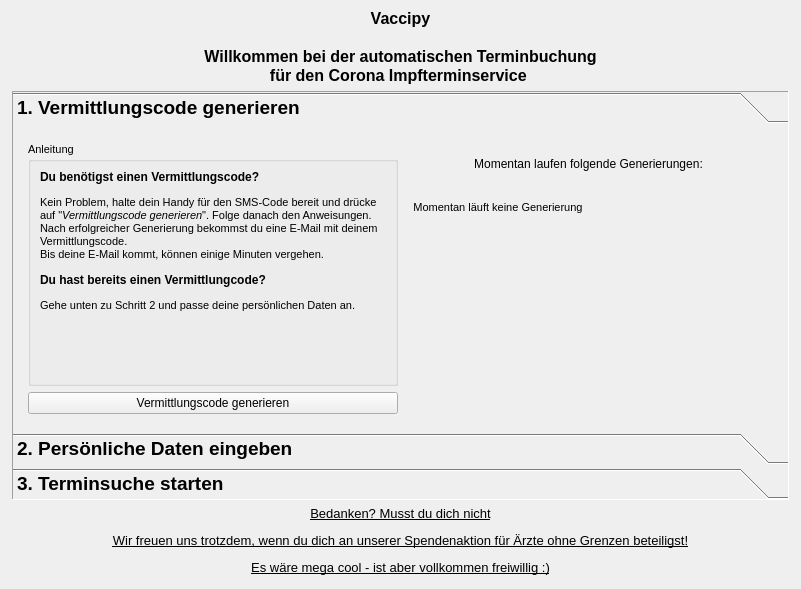
<?xml version="1.0" encoding="UTF-8"?>
<ui version="4.0">
 <class>MainWindow</class>
 <widget class="QMainWindow" name="MainWindow">
  <property name="geometry">
   <rect>
    <x>0</x>
    <y>0</y>
    <width>801</width>
    <height>589</height>
   </rect>
  </property>
  <property name="windowTitle">
   <string>vaccipy</string>
  </property>
  <widget class="QWidget" name="centralwidget">
   <layout class="QGridLayout">
    <item row="0" column="0">
     <layout class="QVBoxLayout" name="verticalLayout" stretch="1,6,1">
      <property name="leftMargin">
       <number>3</number>
      </property>
      <property name="rightMargin">
       <number>3</number>
      </property>
      <property name="bottomMargin">
       <number>5</number>
      </property>
      <item>
       <widget class="QLabel" name="header_label">
        <property name="font">
         <font>
          <pointsize>12</pointsize>
          <weight>75</weight>
          <bold>true</bold>
         </font>
        </property>
        <property name="focusPolicy">
         <enum>Qt::StrongFocus</enum>
        </property>
        <property name="locale">
         <locale language="German" country="Germany"/>
        </property>
        <property name="text">
         <string>Vaccipy

Willkommen bei der automatischen Terminbuchung
für den Corona Impfterminservice </string>
        </property>
        <property name="alignment">
         <set>Qt::AlignCenter</set>
        </property>
       </widget>
      </item>
      <item>
       <widget class="QToolBox" name="toolBox">
        <property name="font">
         <font>
          <pointsize>14</pointsize>
          <weight>75</weight>
          <bold>true</bold>
          <strikeout>false</strikeout>
         </font>
        </property>
        <property name="cursor">
         <cursorShape>PointingHandCursor</cursorShape>
        </property>
        <property name="focusPolicy">
         <enum>Qt::TabFocus</enum>
        </property>
        <property name="locale">
         <locale language="German" country="Germany"/>
        </property>
        <property name="frameShape">
         <enum>QFrame::Panel</enum>
        </property>
        <property name="frameShadow">
         <enum>QFrame::Sunken</enum>
        </property>
        <property name="tabSpacing">
         <number>4</number>
        </property>
        <widget class="QWidget" name="toolBoxPage_codegen">
         <property name="geometry">
          <rect>
           <x>0</x>
           <y>0</y>
           <width>775</width>
           <height>298</height>
          </rect>
         </property>
         <property name="font">
          <font>
           <pointsize>8</pointsize>
           <weight>50</weight>
           <bold>false</bold>
          </font>
         </property>
         <property name="cursor">
          <cursorShape>ArrowCursor</cursorShape>
         </property>
         <property name="focusPolicy">
          <enum>Qt::NoFocus</enum>
         </property>
         <attribute name="label">
          <string>1. Vermittlungscode generieren</string>
         </attribute>
         <attribute name="toolTip">
          <string>Generiere Vermittlungscodes</string>
         </attribute>
         <layout class="QHBoxLayout" name="horizontalLayout_6">
          <item>
           <layout class="QHBoxLayout" name="codegen_tab_layout" stretch="1,1">
            <property name="spacing">
             <number>6</number>
            </property>
            <property name="sizeConstraint">
             <enum>QLayout::SetDefaultConstraint</enum>
            </property>
            <property name="leftMargin">
             <number>6</number>
            </property>
            <property name="topMargin">
             <number>6</number>
            </property>
            <property name="rightMargin">
             <number>6</number>
            </property>
            <property name="bottomMargin">
             <number>6</number>
            </property>
            <item>
             <layout class="QGridLayout" name="codegen_links_layout">
              <item row="1" column="0">
               <widget class="QPushButton" name="b_code_generieren">
                <property name="font">
                 <font>
                  <pointsize>9</pointsize>
                  <weight>50</weight>
                  <bold>false</bold>
                 </font>
                </property>
                <property name="cursor">
                 <cursorShape>PointingHandCursor</cursorShape>
                </property>
                <property name="text">
                 <string>Vermittlungscode generieren</string>
                </property>
               </widget>
              </item>
              <item row="0" column="0">
               <widget class="QGroupBox" name="groupBox">
                <property name="title">
                 <string>Anleitung</string>
                </property>
                <property name="flat">
                 <bool>false</bool>
                </property>
                <property name="checkable">
                 <bool>false</bool>
                </property>
                <layout class="QVBoxLayout" name="_2">
                 <property name="bottomMargin">
                  <number>2</number>
                 </property>
                 <item>
                  <widget class="QLabel" name="label_4">
                   <property name="text">
                    <string>&lt;html&gt;&lt;head/&gt;&lt;body&gt;&lt;p&gt;&lt;span style=&quot; font-size:9pt; font-weight:600;&quot;&gt;Du benötigst einen Vermittlungscode?&lt;/span&gt;&lt;/p&gt;&lt;p&gt;Kein Problem, halte dein Handy für den SMS-Code bereit und drücke auf &amp;quot;&lt;span style=&quot; font-style:italic;&quot;&gt;Vermittlungscode generieren&lt;/span&gt;&amp;quot;. Folge danach den Anweisungen. Nach erfolgreicher Generierung bekommst du eine E-Mail mit deinem Vermittlungscode.&lt;br/&gt;Bis deine E-Mail kommt, können einige Minuten vergehen.&lt;/p&gt;&lt;p&gt;&lt;span style=&quot; font-size:9pt; font-weight:600;&quot;&gt;Du hast bereits einen Vermittlungcode?&lt;/span&gt;&lt;/p&gt;&lt;p&gt;Gehe unten zu Schritt 2 und passe deine persönlichen Daten an.&lt;/p&gt;&lt;/body&gt;&lt;/html&gt;</string>
                   </property>
                   <property name="alignment">
                    <set>Qt::AlignLeading|Qt::AlignLeft|Qt::AlignTop</set>
                   </property>
                   <property name="wordWrap">
                    <bool>true</bool>
                   </property>
                  </widget>
                 </item>
                </layout>
               </widget>
              </item>
             </layout>
            </item>
            <item>
             <layout class="QVBoxLayout" name="codegen_rechts_layout" stretch="1,5">
              <item>
               <widget class="QLabel" name="label_3">
                <property name="font">
                 <font>
                  <pointsize>9</pointsize>
                 </font>
                </property>
                <property name="text">
                 <string>Momentan laufen folgende Generierungen:</string>
                </property>
                <property name="alignment">
                 <set>Qt::AlignCenter</set>
                </property>
               </widget>
              </item>
              <item>
               <widget class="QScrollArea" name="codeGenProzesse_scrollArea">
                <property name="frameShape">
                 <enum>QFrame::NoFrame</enum>
                </property>
                <property name="lineWidth">
                 <number>0</number>
                </property>
                <property name="widgetResizable">
                 <bool>true</bool>
                </property>
                <widget class="QWidget" name="codeGenProzesse_scrollAreaContents">
                 <property name="geometry">
                  <rect>
                   <x>0</x>
                   <y>0</y>
                   <width>367</width>
                   <height>217</height>
                  </rect>
                 </property>
                 <layout class="QFormLayout" name="codeGenProzesse_layout">
                  <item row="0" column="0">
                   <widget class="QLabel" name="keine_codeGen_label">
                    <property name="text">
                     <string>Momentan läuft keine Generierung</string>
                    </property>
                    <property name="alignment">
                     <set>Qt::AlignCenter</set>
                    </property>
                   </widget>
                  </item>
                 </layout>
                </widget>
               </widget>
              </item>
             </layout>
            </item>
           </layout>
          </item>
         </layout>
        </widget>
        <widget class="QWidget" name="toolBoxPage_kontakt">
         <property name="geometry">
          <rect>
           <x>0</x>
           <y>0</y>
           <width>775</width>
           <height>283</height>
          </rect>
         </property>
         <property name="font">
          <font>
           <pointsize>8</pointsize>
           <weight>50</weight>
           <bold>false</bold>
          </font>
         </property>
         <property name="cursor">
          <cursorShape>ArrowCursor</cursorShape>
         </property>
         <attribute name="label">
          <string>2. Persönliche Daten eingeben</string>
         </attribute>
         <attribute name="toolTip">
          <string>Bearbeite deine persönlichen Daten</string>
         </attribute>
         <layout class="QHBoxLayout" name="horizontalLayout" stretch="1">
          <item>
           <layout class="QHBoxLayout" name="horizontalLayout_7" stretch="2,3">
            <item>
             <widget class="QGroupBox" name="groupBox_3">
              <property name="title">
               <string>Anleitung</string>
              </property>
              <layout class="QGridLayout" name="gridLayout_6">
               <property name="bottomMargin">
                <number>2</number>
               </property>
               <item row="0" column="0">
                <widget class="QLabel" name="label">
                 <property name="text">
                  <string>&lt;!DOCTYPE HTML PUBLIC &quot;-//W3C//DTD HTML 4.0//EN&quot; &quot;http://www.w3.org/TR/REC-html40/strict.dtd&quot;&gt;
&lt;html&gt;&lt;head&gt;&lt;meta name=&quot;qrichtext&quot; content=&quot;1&quot; /&gt;&lt;style type=&quot;text/css&quot;&gt;
p, li { white-space: pre-wrap; }
&lt;/style&gt;&lt;/head&gt;&lt;body style=&quot; font-family:'MS Shell Dlg 2'; font-size:8pt; font-weight:400; font-style:normal;&quot;&gt;
&lt;p style=&quot; margin-top:12px; margin-bottom:12px; margin-left:0px; margin-right:0px; -qt-block-indent:0; text-indent:0px;&quot;&gt;&lt;span style=&quot; font-size:9pt; font-weight:600;&quot;&gt;Du hast bereits einen Vermittlungscode?&lt;/span&gt;&lt;/p&gt;
&lt;p style=&quot; margin-top:12px; margin-bottom:12px; margin-left:0px; margin-right:0px; -qt-block-indent:0; text-indent:0px;&quot;&gt;Super, dann klicke auf den Knopf &amp;quot;&lt;span style=&quot; font-style:italic;&quot;&gt;Persönlche Daten bearbeiten&amp;quot;  &lt;/span&gt;und passe deine Daten an. Erst nachdem du deine Adresse und Co. angegeben hast, kannst du mit der Terminsuche loslegen.&lt;br /&gt;Rechts kannst du auch das Abfrageintervall anpassen&lt;br /&gt;&lt;br /&gt;&lt;span style=&quot; font-size:9pt; font-weight:600;&quot;&gt;Du hast keinen Vermittlungscode?&lt;/span&gt;&lt;/p&gt;
&lt;p style=&quot; margin-top:12px; margin-bottom:12px; margin-left:0px; margin-right:0px; -qt-block-indent:0; text-indent:0px;&quot;&gt;Dann gehe zurück zu Schritt 1 und erstelle einen.&lt;br /&gt;&lt;br /&gt;&lt;span style=&quot; font-size:9pt; font-weight:600;&quot;&gt;Du hast deine Daten angepasst?&lt;br /&gt;&lt;br /&gt;&lt;/span&gt;Dann kannst du in Schritt 3 die Terminsuche starten.&lt;/p&gt;
&lt;p style=&quot;-qt-paragraph-type:empty; margin-top:12px; margin-bottom:12px; margin-left:0px; margin-right:0px; -qt-block-indent:0; text-indent:0px;&quot;&gt;&lt;br /&gt;&lt;/p&gt;&lt;/body&gt;&lt;/html&gt;</string>
                 </property>
                 <property name="alignment">
                  <set>Qt::AlignLeading|Qt::AlignLeft|Qt::AlignTop</set>
                 </property>
                 <property name="wordWrap">
                  <bool>true</bool>
                 </property>
                </widget>
               </item>
              </layout>
             </widget>
            </item>
            <item>
             <layout class="QVBoxLayout" name="verticalLayout_6">
              <item>
               <widget class="QGroupBox" name="groupBox_7">
                <property name="title">
                 <string>Abfrageintervall</string>
                </property>
                <layout class="QFormLayout" name="formLayout_2">
                 <item row="0" column="0">
                  <widget class="QLabel" name="interval_label">
                   <property name="text">
                    <string>Abfrageintervall in Sekunden:</string>
                   </property>
                  </widget>
                 </item>
                 <item row="0" column="1">
                  <widget class="QSpinBox" name="i_interval">
                   <property name="minimumSize">
                    <size>
                     <width>20</width>
                     <height>0</height>
                    </size>
                   </property>
                   <property name="maximumSize">
                    <size>
                     <width>100</width>
                     <height>16777215</height>
                    </size>
                   </property>
                   <property name="toolTip">
                    <string>&lt;html&gt;&lt;head/&gt;&lt;body&gt;&lt;p&gt;In welchem Abstand soll nach einem Termin gesucht werden?&lt;br/&gt;Der Abstand muss zwischen 30 und 300 Sekunden liegen.&lt;/p&gt;&lt;/body&gt;&lt;/html&gt;</string>
                   </property>
                   <property name="minimum">
                    <number>30</number>
                   </property>
                   <property name="maximum">
                    <number>300</number>
                   </property>
                  </widget>
                 </item>
                </layout>
               </widget>
              </item>
              <item>
               <widget class="QGroupBox" name="groupBox_8">
                <property name="title">
                 <string>Persönliche Daten</string>
                </property>
                <layout class="QVBoxLayout" name="verticalLayout_7">
                 <item>
                  <widget class="QLabel" name="kontaktdaten_label">
                   <property name="text">
                    <string>Momentan ist folgender Datenstz geladen:</string>
                   </property>
                  </widget>
                 </item>
                 <item>
                  <widget class="QLineEdit" name="i_kontaktdaten_pfad">
                   <property name="toolTip">
                    <string>Momentan arbeitest du mit diesen Kontaktdaten.</string>
                   </property>
                   <property name="text">
                    <string/>
                   </property>
                   <property name="readOnly">
                    <bool>true</bool>
                   </property>
                  </widget>
                 </item>
                 <item>
                  <widget class="QPushButton" name="b_neue_kontaktdaten">
                   <property name="font">
                    <font>
                     <pointsize>9</pointsize>
                    </font>
                   </property>
                   <property name="cursor">
                    <cursorShape>PointingHandCursor</cursorShape>
                   </property>
                   <property name="text">
                    <string>Persönliche Daten bearbeiten</string>
                   </property>
                  </widget>
                 </item>
                </layout>
               </widget>
              </item>
             </layout>
            </item>
           </layout>
          </item>
         </layout>
        </widget>
        <widget class="QWidget" name="toolBoxPage_terminsuche">
         <property name="geometry">
          <rect>
           <x>0</x>
           <y>0</y>
           <width>758</width>
           <height>277</height>
          </rect>
         </property>
         <property name="font">
          <font>
           <pointsize>8</pointsize>
           <weight>50</weight>
           <bold>false</bold>
          </font>
         </property>
         <property name="cursor">
          <cursorShape>ArrowCursor</cursorShape>
         </property>
         <attribute name="label">
          <string>3. Terminsuche starten</string>
         </attribute>
         <attribute name="toolTip">
          <string>Starte die Terminsuche</string>
         </attribute>
         <layout class="QGridLayout" name="gridLayout_7">
          <item row="0" column="0">
           <layout class="QHBoxLayout" name="tab_layout" stretch="1,1">
            <property name="spacing">
             <number>6</number>
            </property>
            <property name="sizeConstraint">
             <enum>QLayout::SetDefaultConstraint</enum>
            </property>
            <property name="leftMargin">
             <number>6</number>
            </property>
            <property name="topMargin">
             <number>6</number>
            </property>
            <property name="rightMargin">
             <number>6</number>
            </property>
            <property name="bottomMargin">
             <number>6</number>
            </property>
            <item>
             <layout class="QGridLayout" name="ts_links_layout">
              <item row="1" column="0">
               <widget class="QPushButton" name="b_termin_suchen">
                <property name="font">
                 <font>
                  <pointsize>9</pointsize>
                 </font>
                </property>
                <property name="cursor">
                 <cursorShape>PointingHandCursor</cursorShape>
                </property>
                <property name="text">
                 <string>Termin suchen</string>
                </property>
               </widget>
              </item>
              <item row="0" column="0">
               <widget class="QGroupBox" name="anleitng_ts_groupBox">
                <property name="title">
                 <string>Anleitng</string>
                </property>
                <layout class="QGridLayout" name="gridLayout_5">
                 <item row="0" column="0">
                  <widget class="QLabel" name="anleitung_ts_lable">
                   <property name="cursor">
                    <cursorShape>ArrowCursor</cursorShape>
                   </property>
                   <property name="text">
                    <string>&lt;html&gt;&lt;head/&gt;&lt;body&gt;&lt;p&gt;&lt;span style=&quot; font-size:9pt; font-weight:600;&quot;&gt;Du hast deine persönlichen Daten angepasst?&lt;/span&gt;&lt;span style=&quot; font-weight:600;&quot;&gt;&lt;br/&gt;&lt;/span&gt;&lt;br/&gt;Perfekt, dann steht der Suche nichts mehr im Weg. Klicke einfach auf den Knopf &amp;quot;&lt;span style=&quot; font-style:italic;&quot;&gt;Termin suchen&lt;/span&gt;&amp;quot; und warte, bis Vaccipy einen Termin für dich gefunden hat.&lt;/p&gt;&lt;p&gt;&lt;span style=&quot; font-size:9pt; font-weight:600;&quot;&gt;Du hast deine persönlichen Daten nicht angepasst?&lt;/span&gt;&lt;span style=&quot; font-weight:600;&quot;&gt;&lt;br/&gt;&lt;br/&gt;&lt;/span&gt;Gehe zurück zu Schritt 2 und passe deine Daten an.&lt;/p&gt;&lt;p&gt;&lt;span style=&quot; font-size:9pt; font-weight:600;&quot;&gt;Dir gefällt Vaccipy?&lt;/span&gt;&lt;span style=&quot; font-weight:600;&quot;&gt;&lt;br/&gt;&lt;br/&gt;&lt;/span&gt;Wir freuen uns, wenn du dich an unserer Kampagne für Ärzte ohne Grenzen beteiligst. Den Link findest du &lt;a href=&quot;https://www.aerzte-ohne-grenzen.de/spenden-sammeln?cfd=pjs3m&quot;&gt;&lt;span style=&quot; text-decoration: underline; color:#0000ff;&quot;&gt;hier&lt;/span&gt;&lt;/a&gt; oder unten :)&lt;/p&gt;&lt;/body&gt;&lt;/html&gt;</string>
                   </property>
                   <property name="alignment">
                    <set>Qt::AlignLeading|Qt::AlignLeft|Qt::AlignTop</set>
                   </property>
                   <property name="wordWrap">
                    <bool>true</bool>
                   </property>
                   <property name="openExternalLinks">
                    <bool>true</bool>
                   </property>
                   <property name="textInteractionFlags">
                    <set>Qt::TextBrowserInteraction</set>
                   </property>
                  </widget>
                 </item>
                </layout>
               </widget>
              </item>
             </layout>
            </item>
            <item>
             <layout class="QVBoxLayout" name="ts_rechts_layout" stretch="1,5">
              <property name="spacing">
               <number>0</number>
              </property>
              <item>
               <widget class="QLabel" name="label_7">
                <property name="font">
                 <font>
                  <pointsize>9</pointsize>
                 </font>
                </property>
                <property name="text">
                 <string>Momentan laufen folgende Suchen:</string>
                </property>
                <property name="alignment">
                 <set>Qt::AlignCenter</set>
                </property>
               </widget>
              </item>
              <item>
               <widget class="QScrollArea" name="sucheProzesse_scrollArea">
                <property name="frameShape">
                 <enum>QFrame::NoFrame</enum>
                </property>
                <property name="widgetResizable">
                 <bool>true</bool>
                </property>
                <widget class="QWidget" name="sucheProzesse_scrollArea_Contents">
                 <property name="geometry">
                  <rect>
                   <x>0</x>
                   <y>0</y>
                   <width>359</width>
                   <height>204</height>
                  </rect>
                 </property>
                 <layout class="QFormLayout" name="sucheProzesse_layout">
                  <item row="0" column="0">
                   <widget class="QLabel" name="suchProzesse_label">
                    <property name="text">
                     <string>[Vorname], [Vermittlungscode]</string>
                    </property>
                   </widget>
                  </item>
                  <item row="0" column="1">
                   <widget class="QLabel" name="keine_suchProzesse_label">
                    <property name="text">
                     <string>Momentan läuft keine Suche.</string>
                    </property>
                   </widget>
                  </item>
                 </layout>
                </widget>
               </widget>
              </item>
             </layout>
            </item>
           </layout>
          </item>
         </layout>
        </widget>
       </widget>
      </item>
      <item>
       <widget class="QLabel" name="spenden_label">
        <property name="font">
         <font>
          <pointsize>10</pointsize>
         </font>
        </property>
        <property name="text">
         <string>&lt;html&gt;&lt;head/&gt;&lt;body&gt;&lt;p&gt;&lt;a href=&quot;https://www.aerzte-ohne-grenzen.de/spenden-sammeln?cfd=pjs3m&quot;&gt;&lt;span style=&quot; text-decoration: underline; color:#000000;&quot;&gt;Bedanken? Musst du dich nicht&lt;/span&gt;&lt;/a&gt;&lt;/p&gt;&lt;p&gt;&lt;a href=&quot;https://www.aerzte-ohne-grenzen.de/spenden-sammeln?cfd=pjs3m&quot;&gt;&lt;span style=&quot; text-decoration: underline; color:#000000;&quot;&gt;Wir freuen uns trotzdem, wenn du dich an unserer Spendenaktion für Ärzte ohne Grenzen beteiligst!&lt;/span&gt;&lt;/a&gt;&lt;/p&gt;&lt;p&gt;&lt;a href=&quot;https://www.aerzte-ohne-grenzen.de/spenden-sammeln?cfd=pjs3m&quot;&gt;&lt;span style=&quot; text-decoration: underline; color:#000000;&quot;&gt;Es wäre mega cool - ist aber vollkommen freiwillig :)&lt;/span&gt;&lt;/a&gt;&lt;/p&gt;&lt;/body&gt;&lt;/html&gt;</string>
        </property>
        <property name="alignment">
         <set>Qt::AlignCenter</set>
        </property>
        <property name="openExternalLinks">
         <bool>true</bool>
        </property>
        <property name="textInteractionFlags">
         <set>Qt::TextBrowserInteraction</set>
        </property>
       </widget>
      </item>
     </layout>
    </item>
   </layout>
  </widget>
 </widget>
 <resources/>
 <connections/>
</ui>
